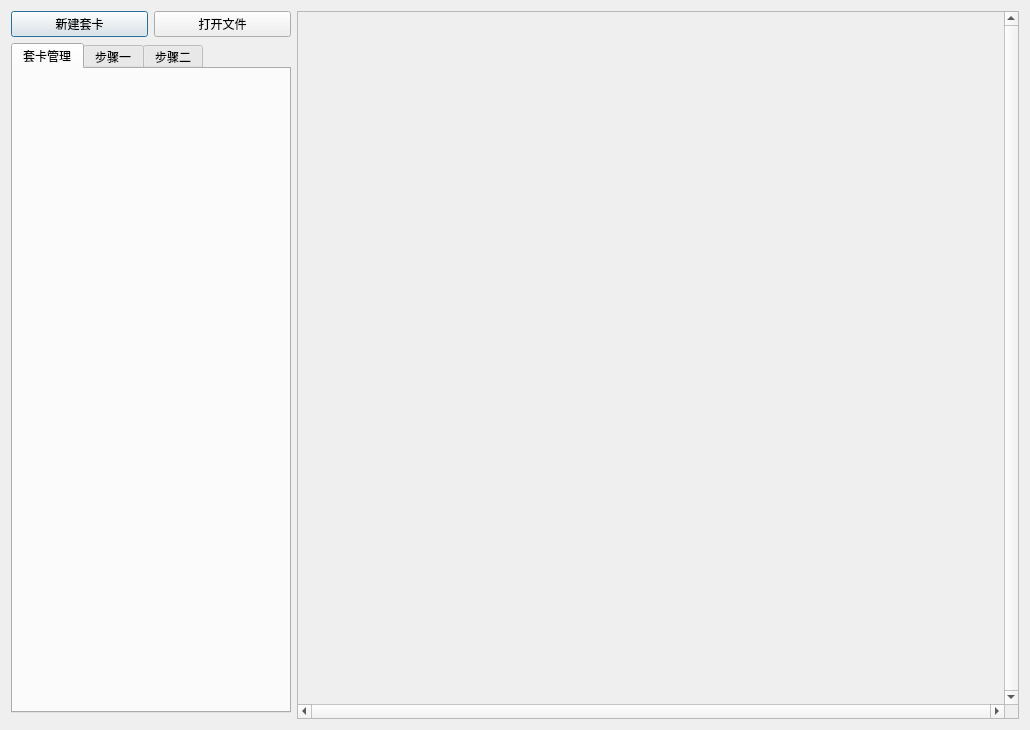
<?xml version="1.0" encoding="UTF-8"?>
<ui version="4.0">
 <class>AnswerCardDlg3</class>
 <widget class="QDialog" name="AnswerCardDlg3">
  <property name="geometry">
   <rect>
    <x>0</x>
    <y>0</y>
    <width>1030</width>
    <height>730</height>
   </rect>
  </property>
  <property name="minimumSize">
   <size>
    <width>0</width>
    <height>700</height>
   </size>
  </property>
  <property name="windowTitle">
   <string>答题卡格式描述文件制作软件</string>
  </property>
  <layout class="QGridLayout" name="gridLayout">
   <item row="0" column="0">
    <layout class="QGridLayout" name="btnGridLayout">
     <item row="0" column="0">
      <widget class="QPushButton" name="newCardBtn">
       <property name="minimumSize">
        <size>
         <width>0</width>
         <height>23</height>
        </size>
       </property>
       <property name="maximumSize">
        <size>
         <width>16777215</width>
         <height>28</height>
        </size>
       </property>
       <property name="text">
        <string>新建套卡</string>
       </property>
      </widget>
     </item>
     <item row="0" column="2">
      <widget class="QPushButton" name="openFileBtn">
       <property name="minimumSize">
        <size>
         <width>0</width>
         <height>23</height>
        </size>
       </property>
       <property name="maximumSize">
        <size>
         <width>16777215</width>
         <height>28</height>
        </size>
       </property>
       <property name="text">
        <string>打开文件</string>
       </property>
      </widget>
     </item>
    </layout>
   </item>
   <item row="0" column="1" rowspan="3">
    <widget class="QScrollArea" name="imageScrollArea">
     <property name="cursor" stdset="0">
      <cursorShape>ArrowCursor</cursorShape>
     </property>
     <property name="mouseTracking">
      <bool>false</bool>
     </property>
     <property name="focusPolicy">
      <enum>Qt::StrongFocus</enum>
     </property>
     <property name="verticalScrollBarPolicy">
      <enum>Qt::ScrollBarAlwaysOn</enum>
     </property>
     <property name="horizontalScrollBarPolicy">
      <enum>Qt::ScrollBarAlwaysOn</enum>
     </property>
     <property name="widgetResizable">
      <bool>true</bool>
     </property>
     <widget class="QWidget" name="imageWidget">
      <property name="geometry">
       <rect>
        <x>0</x>
        <y>0</y>
        <width>707</width>
        <height>693</height>
       </rect>
      </property>
      <property name="mouseTracking">
       <bool>true</bool>
      </property>
      <property name="focusPolicy">
       <enum>Qt::StrongFocus</enum>
      </property>
      <layout class="QGridLayout" name="imageGridLayout">
       <property name="horizontalSpacing">
        <number>0</number>
       </property>
       <property name="margin">
        <number>0</number>
       </property>
       <item row="0" column="0">
        <widget class="QLabel" name="imageLabel">
         <property name="mouseTracking">
          <bool>true</bool>
         </property>
         <property name="focusPolicy">
          <enum>Qt::StrongFocus</enum>
         </property>
         <property name="text">
          <string/>
         </property>
        </widget>
       </item>
      </layout>
     </widget>
    </widget>
   </item>
   <item row="1" column="0">
    <widget class="QTabWidget" name="stepWidget">
     <property name="minimumSize">
      <size>
       <width>280</width>
       <height>600</height>
      </size>
     </property>
     <property name="maximumSize">
      <size>
       <width>280</width>
       <height>16777215</height>
      </size>
     </property>
     <property name="tabPosition">
      <enum>QTabWidget::North</enum>
     </property>
     <property name="tabShape">
      <enum>QTabWidget::Rounded</enum>
     </property>
     <property name="currentIndex">
      <number>0</number>
     </property>
     <property name="elideMode">
      <enum>Qt::ElideNone</enum>
     </property>
     <property name="usesScrollButtons">
      <bool>true</bool>
     </property>
     <property name="documentMode">
      <bool>false</bool>
     </property>
     <widget class="QWidget" name="cardWidget">
      <attribute name="title">
       <string>套卡管理</string>
      </attribute>
      <layout class="QGridLayout" name="cardWidgetLayout">
       <property name="leftMargin">
        <number>0</number>
       </property>
       <property name="topMargin">
        <number>5</number>
       </property>
       <property name="rightMargin">
        <number>0</number>
       </property>
       <property name="bottomMargin">
        <number>0</number>
       </property>
       <property name="spacing">
        <number>0</number>
       </property>
      </layout>
     </widget>
     <widget class="QWidget" name="firstWidget">
      <attribute name="title">
       <string>步骤一</string>
      </attribute>
      <layout class="QGridLayout" name="firstWidgetLayout">
       <property name="leftMargin">
        <number>0</number>
       </property>
       <property name="topMargin">
        <number>5</number>
       </property>
       <property name="rightMargin">
        <number>0</number>
       </property>
       <property name="bottomMargin">
        <number>0</number>
       </property>
       <property name="spacing">
        <number>0</number>
       </property>
      </layout>
     </widget>
     <widget class="QWidget" name="secondWidget">
      <attribute name="title">
       <string>步骤二</string>
      </attribute>
      <layout class="QGridLayout" name="secWidgetLayout">
       <property name="sizeConstraint">
        <enum>QLayout::SetNoConstraint</enum>
       </property>
       <property name="leftMargin">
        <number>0</number>
       </property>
       <property name="topMargin">
        <number>5</number>
       </property>
       <property name="rightMargin">
        <number>0</number>
       </property>
       <property name="bottomMargin">
        <number>0</number>
       </property>
       <property name="spacing">
        <number>0</number>
       </property>
      </layout>
     </widget>
    </widget>
   </item>
  </layout>
 </widget>
 <layoutdefault spacing="6" margin="11"/>
 <tabstops>
  <tabstop>newCardBtn</tabstop>
  <tabstop>openFileBtn</tabstop>
  <tabstop>stepWidget</tabstop>
 </tabstops>
 <resources>
  <include location="AnswerCardDlg.qrc"/>
 </resources>
 <connections/>
</ui>
